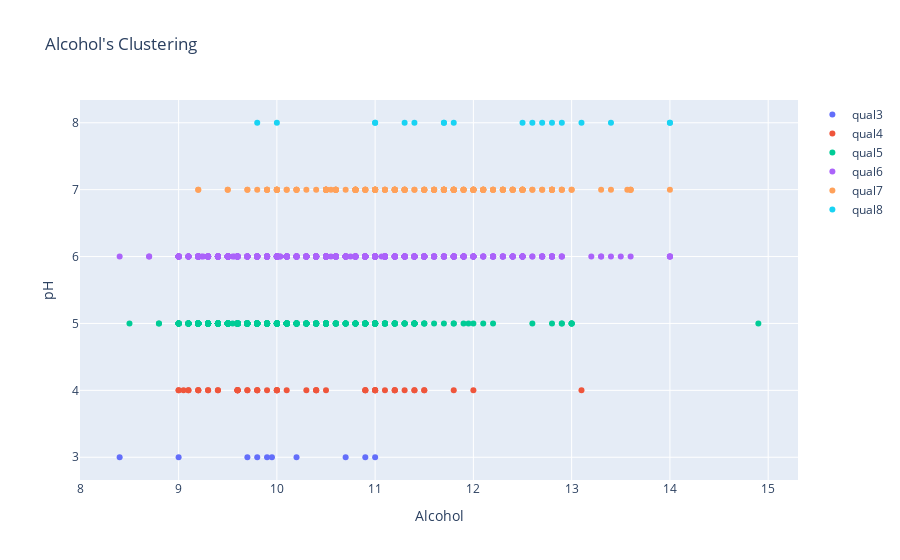

Write notebook code for a chart like this one.
### Code cell
fig = go.Figure()
for i in qual:
    fig = fig.add_trace(go.Scatter(x = qual[i]['alcohol'], y = qual[i]['quality'], name = i, mode = 'markers'))
fig.update_layout(title = "Alcohol's Clustering", xaxis_title = 'Alcohol', yaxis_title = 'pH')
fig.show()

### Figure 1 — Plotly figure (JSON) as saved in the notebook; plotly's stock layout.template omitted (floating-point values rounded to 4 significant figures; data arrays with more than 128 entries replaced by an {"elided": "..."} marker saying what was removed)
{"data": [{"mode": "markers", "name": "qual3", "type": "scatter", "x": [9, 8.4, 10.7, 9.9, 11, 10.9, 9.8, 9.7, 10.2, 9.95], "y": [3, 3, 3, 3, 3, 3, 3, 3, 3, 3]}, {"mode": "markers", "name": "qual4", "type": "scatter", "x": [9, 9.8, 9.3, 13.1, 9.2, 9.1, 10.5, 9.4, 9.2, 9, 9.1, 11.4, 10.4, 9.4, 9.8, 9.6, 9.6, 10, 10, 11.3, 11, 11, 9.6, 9.7, 11.2, 11.4, 10.9, 9.9, 10, 10.9, 9.2, 10.4, 11.5, 11.2, 9.6, 9.3, 11.5, 9.6, 11.8, 11.2, 9.6, 12, 9.7, 11.1, 9.8, 10.4, 11, 10, 11, 10.1, 10.3, 10.9, 9.05], "y": [4, 4, 4, 4, 4, 4, 4, 4, 4, 4, 4, 4, 4, 4, 4, 4, 4, 4, 4, 4, 4, 4, 4, 4, 4, 4, 4, 4, 4, 4, 4, 4, 4, 4, 4, 4, 4, 4, 4, 4, 4, 4, 4, 4, 4, 4, 4, 4, 4, 4, 4, 4, 4]}, {"mode": "markers", "name": "qual5", "type": "scatter", "x": {"elided": "681 float values"}, "y": {"elided": "681 int values"}}, {"mode": "markers", "name": "qual6", "type": "scatter", "x": {"elided": "638 float values"}, "y": {"elided": "638 int values"}}, {"mode": "markers", "name": "qual7", "type": "scatter", "x": {"elided": "199 float values"}, "y": {"elided": "199 int values"}}, {"mode": "markers", "name": "qual8", "type": "scatter", "x": [12.8, 12.6, 12.9, 9.8, 13.4, 11.7, 11, 11, 14, 12.7, 12.5, 11.8, 13.1, 11.7, 14, 10, 11.3, 11.4], "y": [8, 8, 8, 8, 8, 8, 8, 8, 8, 8, 8, 8, 8, 8, 8, 8, 8, 8]}], "layout": {"autosize": true, "title": {"text": "Alcohol's Clustering"}, "xaxis": {"autorange": true, "range": [8.014, 15.29], "title": {"text": "Alcohol"}, "type": "linear"}, "yaxis": {"autorange": true, "range": [2.587, 8.413], "title": {"text": "pH"}, "type": "linear"}}}
